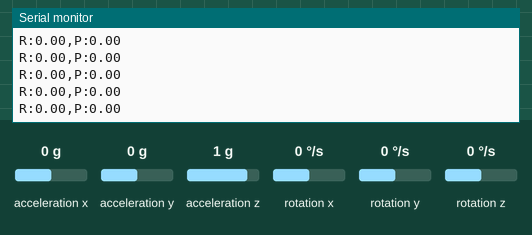
A sketch run on a simulated Arduino Uno, built with avr-gcc and run on an emulated ATmega328P. On the bench: the last lines printed to the serial monitor. Wiring (inferred from the names in the program): MPU-6050 motion sensor at I2C address 0x68. The test bench sets the inputs (shaded band); at power-on: acceleration x 0 g, rotation y 0 °/s, acceleration z 1 g, acceleration y 0 g, rotation x 0 °/s, rotation z 0 °/s.

Above: at 7.9 s.
8.0 s: acceleration x set to -0.8 g
At 8.5 s:
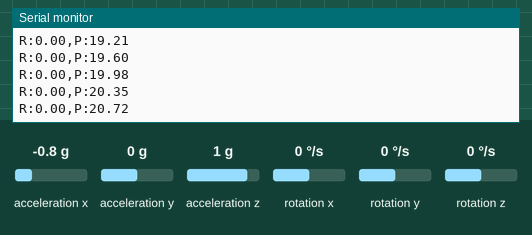
11.0 s: rotation y set to 100 °/s
At 12.0 s:
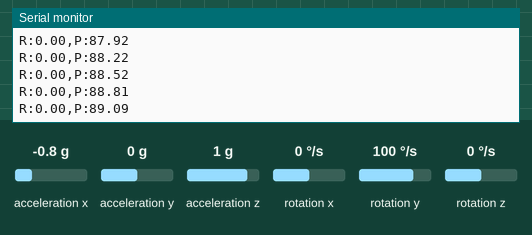
14.0 s: acceleration z set to -0.8 g
At 15.0 s:
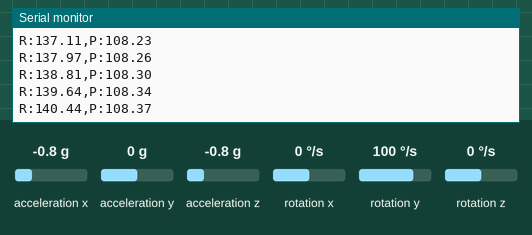
17.0 s: acceleration y set to -1.4 g
At 17.8 s:
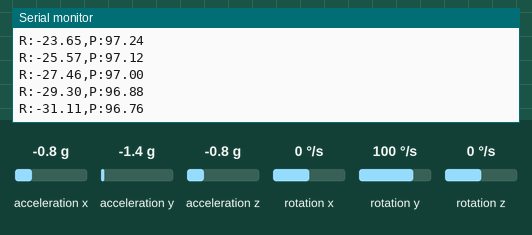
18.5 s: rotation x set to -192 °/s
At 19.6 s:
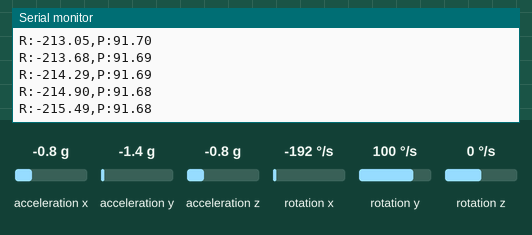
Timing chart, 0 to 21.0 s (numbered marks = the images above; inputs shaded):
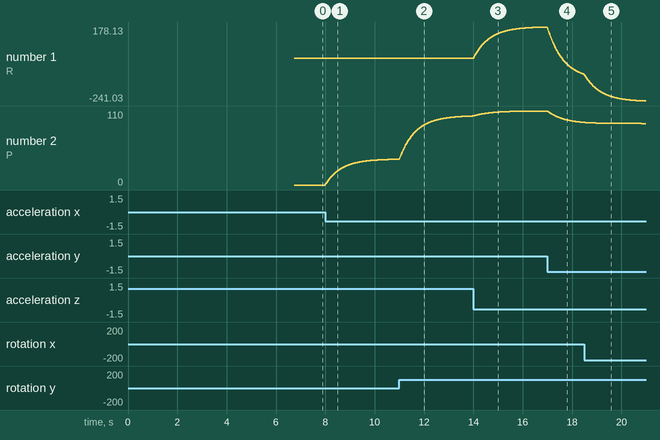

The sketch:

mpu6050.ino
```cpp
#include <Wire.h>

#define MPU_ADDR 0x68

float roll = 0;
float pitch = 0;

float gyroXOffset = 0;
float gyroYOffset = 0;

unsigned long previousTime;

void setup() {

  Serial.begin(115200);
  Wire.begin();

  // Wake MPU6050
  Wire.beginTransmission(MPU_ADDR);
  Wire.write(0x6B);
  Wire.write(0x00);
  Wire.endTransmission();

  // Accelerometer ±2g
  Wire.beginTransmission(MPU_ADDR);
  Wire.write(0x1C);
  Wire.write(0x00);
  Wire.endTransmission();

  // Gyroscope ±250°/s
  Wire.beginTransmission(MPU_ADDR);
  Wire.write(0x1B);
  Wire.write(0x00);
  Wire.endTransmission();

  delay(1000);

  calibrateGyro();

  previousTime = micros();

  Serial.println("MPU6050_READY");
}


void loop() {

  int16_t AcX, AcY, AcZ;
  int16_t GyX, GyY, GyZ;

  readMPU(AcX, AcY, AcZ, GyX, GyY, GyZ);

  // Convert accelerometer
  float ax = AcX / 16384.0;
  float ay = AcY / 16384.0;
  float az = AcZ / 16384.0;

  // Accelerometer angles
  float accRoll = atan2(ay, az) * 180.0 / PI;

  float accPitch =
    atan2(
      -ax,
      sqrt(ay * ay + az * az)
    ) * 180.0 / PI;


  // Gyroscope
  float gyroX =
    (GyX - gyroXOffset) / 131.0;

  float gyroY =
    (GyY - gyroYOffset) / 131.0;


  // Time
  unsigned long currentTime = micros();

  float dt =
    (currentTime - previousTime)
    / 1000000.0;

  previousTime = currentTime;


  // Integrate gyro
  roll += gyroX * dt;
  pitch += gyroY * dt;


  // Complementary filter
  roll =
    0.98 * roll +
    0.02 * accRoll;

  pitch =
    0.98 * pitch +
    0.02 * accPitch;


  // Send data to PC

  Serial.print("R:");
  Serial.print(roll, 2);

  Serial.print(",P:");
  Serial.println(pitch, 2);

  delay(10);
}


// ==============================
// READ MPU6050
// ==============================

void readMPU(
  int16_t &AcX,
  int16_t &AcY,
  int16_t &AcZ,
  int16_t &GyX,
  int16_t &GyY,
  int16_t &GyZ
) {

  Wire.beginTransmission(MPU_ADDR);

  Wire.write(0x3B);

  Wire.endTransmission(false);

  Wire.requestFrom(MPU_ADDR, 14, true);

  AcX = Wire.read() << 8 | Wire.read();
  AcY = Wire.read() << 8 | Wire.read();
  AcZ = Wire.read() << 8 | Wire.read();

  // Temperature
  Wire.read();
  Wire.read();

  GyX = Wire.read() << 8 | Wire.read();
  GyY = Wire.read() << 8 | Wire.read();
  GyZ = Wire.read() << 8 | Wire.read();
}


// ==============================
// GYRO CALIBRATION
// ==============================

void calibrateGyro() {

  long gxSum = 0;
  long gySum = 0;

  Serial.println("CALIBRATING...");
  Serial.println("KEEP MPU6050 STILL!");

  delay(2000);

  for (int i = 0; i < 1000; i++) {

    int16_t ax, ay, az;
    int16_t gx, gy, gz;

    readMPU(
      ax, ay, az,
      gx, gy, gz
    );

    gxSum += gx;
    gySum += gy;

    delay(2);
  }

  gyroXOffset =
    gxSum / 1000.0;

  gyroYOffset =
    gySum / 1000.0;

  Serial.println("CALIBRATION COMPLETE");
}
```

Measured:
- after the input at 8.0 s, the serial monitor: prints a new line at once (image 1)
- plotted number 2: 0 → 38.28 after the input at 8.0 s
